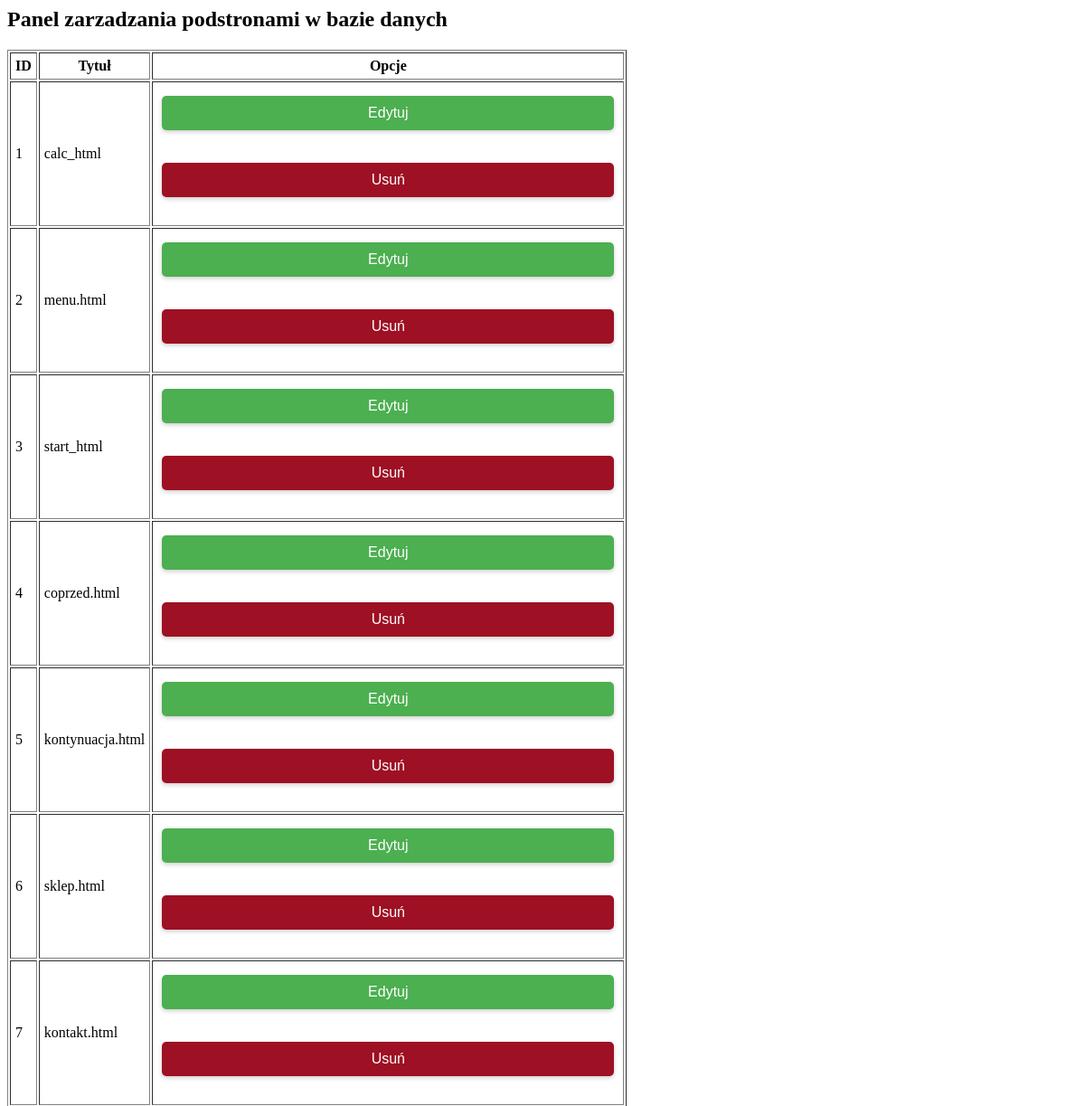
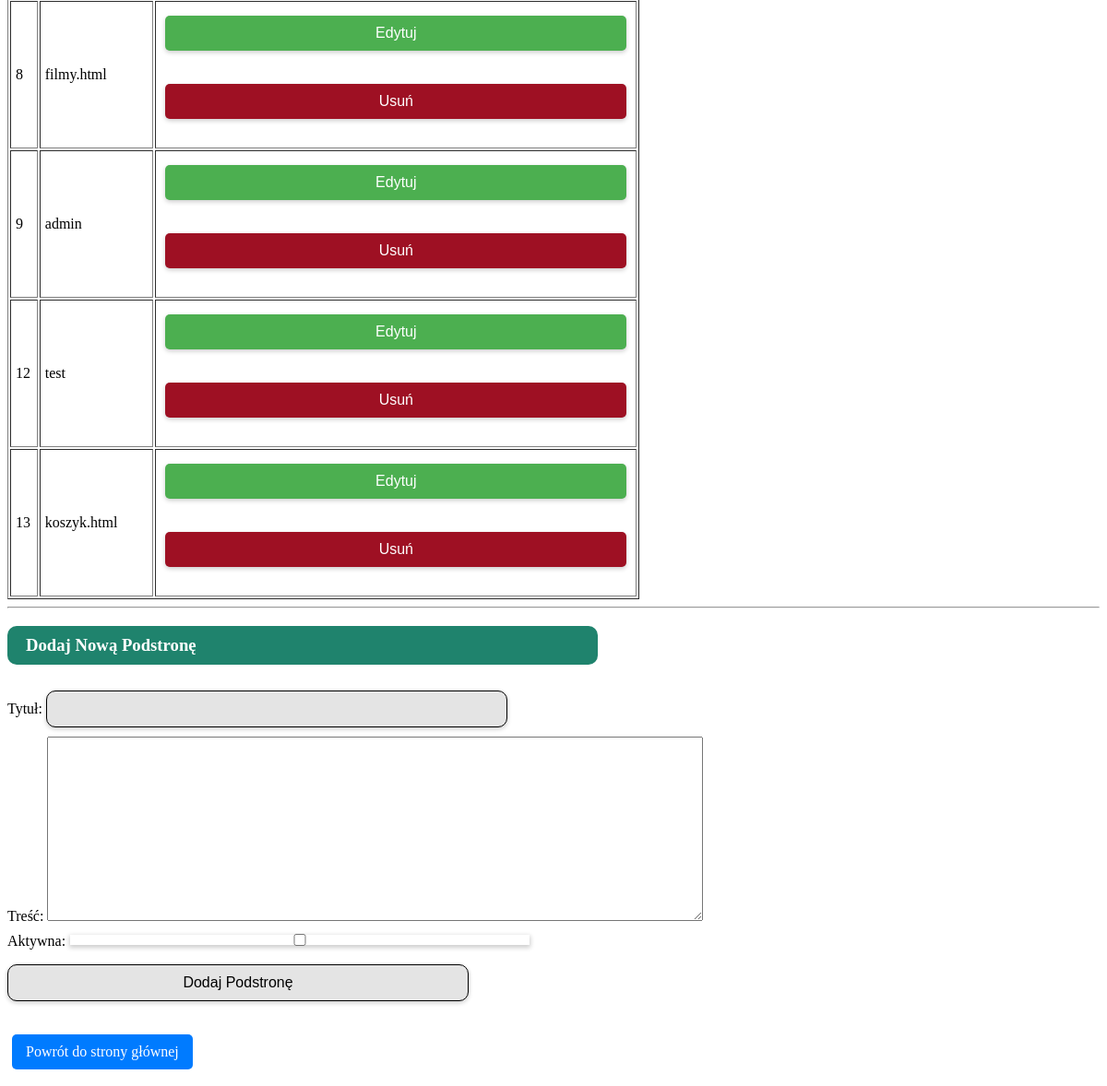
Screenshot of /Lab_rozw/htdocs/v1.7/admin/page_list.php (signed in) with the database file from the repository (2 pictures, top to bottom).
### tables this page shows
CREATE TABLE `page_list` (
  `id` int(255) NOT NULL,
  `page_title` varchar(255) NOT NULL,
  `page_content` text NOT NULL,
  `status` int(255) NOT NULL DEFAULT 1
);

### Lab_rozw/htdocs/v1.7/admin/page_list.php (the view, shortened to what this page needs)
<?php
require("../cfg.php");
function ZarzadzajPodstronami() {
    global $link;
    $query = "SELECT id, page_title FROM page_list";
    $result = mysqli_query($link, $query);
    if ($result) {
        echo '<table border="1" cellpadding="5">';
        echo '<tr><th>ID</th><th>Tytuł</th><th>Opcje</th></tr>';
        while ($row = mysqli_fetch_assoc($result)) {
            echo '<tr>';
            echo '<td>' . $row['id'] . '</td>';
            echo '<td>' . $row['page_title'] . '</td>';
            echo '<td>
                    <form method="post" action="">
                        <input type="hidden" name="action" value="edit">
                        <input type="hidden" name="id" value="' . $row['id'] . '">
                        <input type="submit" value="Edytuj" class="edit" />
                    </form>
                    <form method="post" action="">
                        <input type="hidden" name="action" value="delete">
                        <input type="hidden" name="id" value="' . $row['id'] . '">
                        <input type="submit"  class="delete" value="Usuń" onclick="return confirm(\'Czy na pewno chcesz usunąć tę podstronę?\')" />
                    </form>
                  </td>';
            echo '</tr>';
        }
        echo '</table>';
        echo '<hr>';
    } else {
        echo 'Wystąpił błąd podczas pobierania danych z bazy.';
    }
}
echo '<h2>Panel zarzadzania podstronami w bazie danych</h2>';
ZarzadzajPodstronami();
function DodajNowaPodstrone() {
    echo '<h3>Dodaj Nową Podstronę</h3>';
    echo '<form method="post" action="">
            Tytuł: <input type="text" name="page_title" value="" required /><br>
            Treść: <textarea name="content" required></textarea><br>
            Aktywna: <input type="checkbox" name="active"><br>
            <input type="hidden" name="action" value="add" />
            <input type="submit" value="Dodaj Podstronę" />
          </form>';
}
DodajNowaPodstrone();
?>
<link rel="stylesheet" href="../css/admin.css">
<a href="../index.php" type="button">Powrót do strony głównej</a>

### Lab_rozw/htdocs/v1.7/css/admin.css (style rules this page uses)
a { display: inline-block; margin: 10px 5px; padding: 10px 15px; font-size: 16px; text-decoration: none; color: white; background-color: #007bff; border-radius: 5px; transition: background-color 0.3s, transform 0.2s; }
textarea { width: 60%; height: 200px; }
.edit { background-color: #4CAF50; color: white; border: none; padding: 10px 20px; text-align: center; text-decoration: none; display: inline-block; font-size: 16px; margin: 10px 5px; cursor: pointer; border-radius: 5px; }
.delete { background-color: #9e1023; color: white; border: none; padding: 10px 20px; text-align: center; text-decoration: none; display: inline-block; font-size: 16px; margin: 10px 5px; cursor: pointer; border-radius: 5px; }
h3 { background-color: #1f836d; color: white; padding: 10px 20px; width: 600px; border-radius: 10px; }
input, select { width: 500px; padding: 10px; margin: 10px 0; border: 1px solid #000000; background-color: #e4e4e4; border-radius: 10px; font-size: 16px; box-shadow: 0 2px 5px rgba(0, 0, 0, 0.2); }
input[type=submit] { cursor: pointer; }

### rows the page displays
page_list: id "1", page_title "calc_html"
page_list: id "2", page_title "menu.html"
page_list: id "3", page_title "start_html"
page_list: id "4", page_title "coprzed.html"
page_list: id "5", page_title "kontynuacja.html"
page_list: id "6", page_title "sklep.html"
page_list: id "7", page_title "kontakt.html"
page_list: id "8", page_title "filmy.html"
page_list: id "9", page_title "admin"
page_list: id "12", page_title "test"
page_list: id "13", page_title "koszyk.html"
